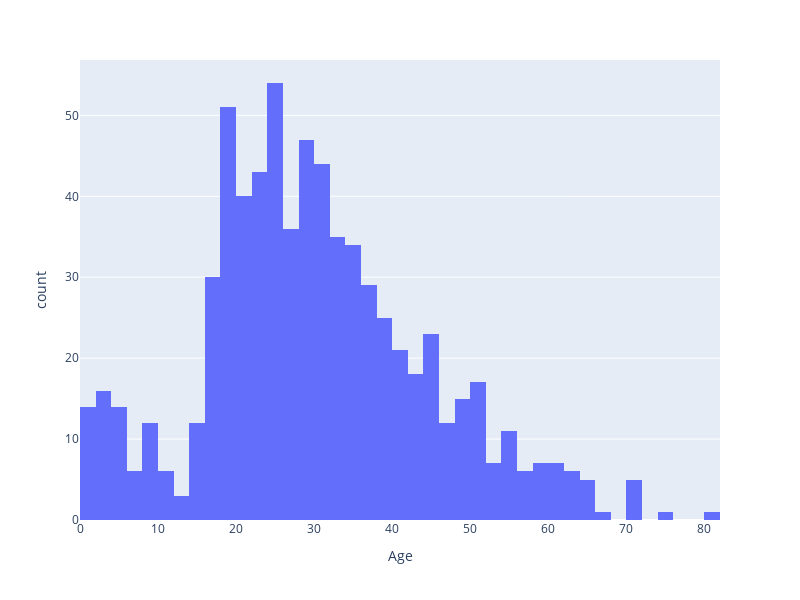
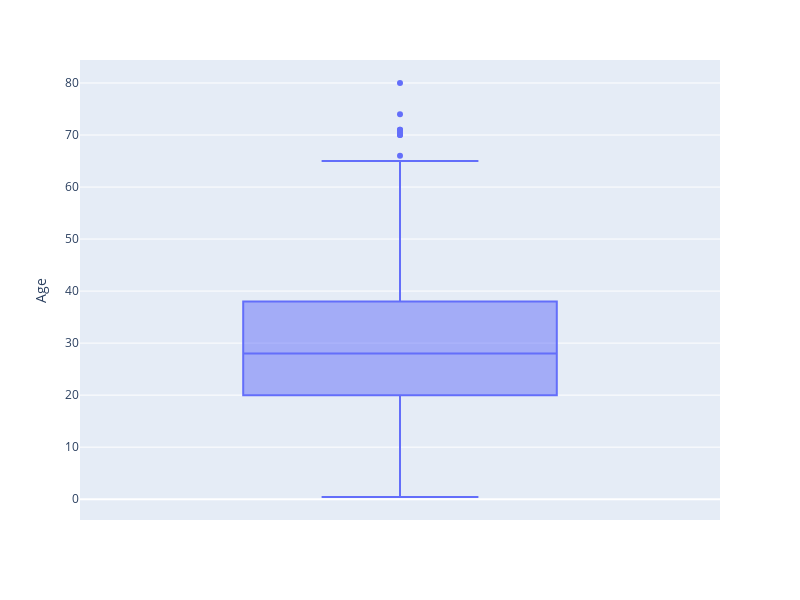

Source (notebook cell) for these figures, in order:
### Code cell
#Calculating the distrubition's skewness for 'fig_age' histogram
skewness_age = stats.skew(df_titanic['Age'].dropna())


#Calculating the mean,mode,median for age found in the dataframe
mean_age = df_titanic['Age'].mean()
mode_age = df_titanic['Age'].mode().tolist() 
median_age = df_titanic['Age'].median()


#Printing out the mean, mode, median and skewness of the histogram
print(f"Mean: {mean_age:.2f}\nMode: {mode_age}\nMedian: {median_age}\nSkewness: {skewness_age:.2f}")

#Ploting the histogram for the 'Age' column in the dataframe
fig_age_hist = px.histogram(
    df_titanic, #selecting dataframe 'df_titanic'
    x="Age"     #selecting column 'Age'
)


#Plotting the box plot for the 'Age' column in the dataframe
fig_age_box = px.box(
    df_titanic,
    y='Age'
)

#Adjusting the size of the histogram and boxplot 
fig_age_box.update_layout(height=600, width=800)
fig_age_hist.update_layout(height=600, width=800)

#Showing the histogram for 'Age' column
fig_age_hist.show()
fig_age_box.show()

### Figure 1 — Plotly figure (JSON) as saved in the notebook; plotly's stock layout.template omitted (floating-point values rounded to 4 significant figures; data arrays with more than 128 entries replaced by an {"elided": "..."} marker saying what was removed)
{"data": [{"alignmentgroup": "True", "bingroup": "x", "hovertemplate": "Age=%{x}<br>count=%{y}<extra></extra>", "legendgroup": "", "marker": {"color": "#636efa", "pattern": {"shape": ""}}, "name": "", "offsetgroup": "", "orientation": "v", "showlegend": false, "type": "histogram", "x": {"elided": "891 float values"}, "xaxis": "x", "yaxis": "y"}], "layout": {"barmode": "relative", "height": 600, "legend": {"tracegroupgap": 0}, "margin": {"t": 60}, "width": 800, "xaxis": {"anchor": "y", "domain": [0, 1], "title": {"text": "Age"}}, "yaxis": {"anchor": "x", "domain": [0, 1], "title": {"text": "count"}}}}

### Figure 2 — Plotly figure (JSON) as saved in the notebook; plotly's stock layout.template omitted (floating-point values rounded to 4 significant figures; data arrays with more than 128 entries replaced by an {"elided": "..."} marker saying what was removed)
{"data": [{"alignmentgroup": "True", "hovertemplate": "Age=%{y}<extra></extra>", "legendgroup": "", "marker": {"color": "#636efa"}, "name": "", "notched": false, "offsetgroup": "", "orientation": "v", "showlegend": false, "type": "box", "x0": " ", "xaxis": "x", "y": {"elided": "891 float values"}, "y0": " ", "yaxis": "y"}], "layout": {"boxmode": "group", "height": 600, "legend": {"tracegroupgap": 0}, "margin": {"t": 60}, "width": 800, "xaxis": {"anchor": "y", "domain": [0, 1]}, "yaxis": {"anchor": "x", "domain": [0, 1], "title": {"text": "Age"}}}}
